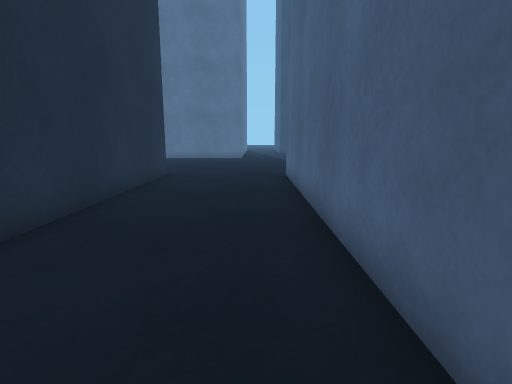
View 1 (above)

17 first-person views from a walk through a 3-D level made in the Unity game engine. The camera is 0.68 m above the floor, tilts 10° down and sees 80° across. Doors are open. The floor is counted in squares, 0.5 m on a side. Each view is taken from the middle of a square. On the plan, view 1 faces up. The plan holds only what a view shows up to about 14 squares ahead; the rest is blank. The place goes on beyond the plan.

View 2
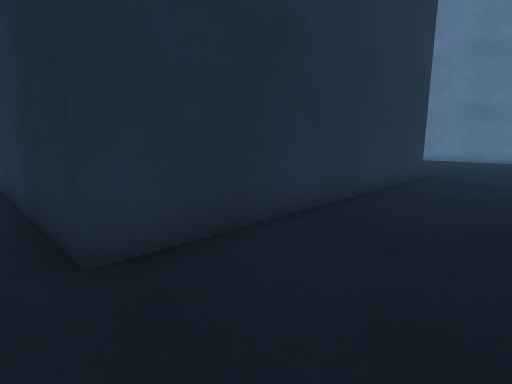

View 3
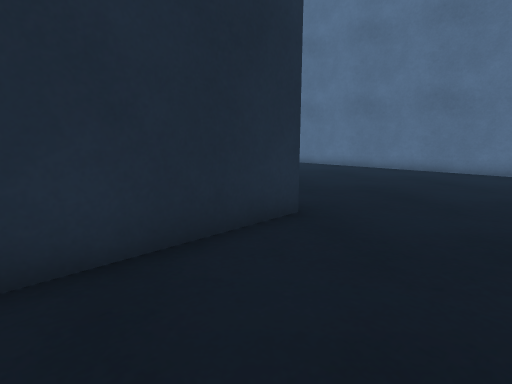

View 4
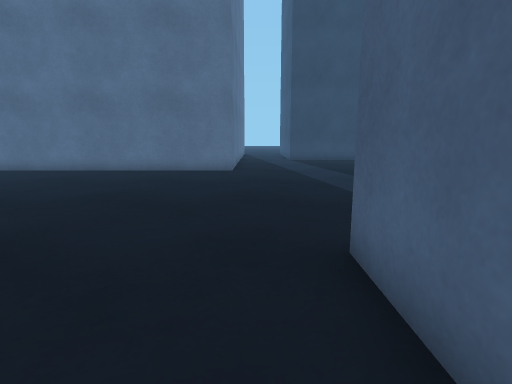

View 5
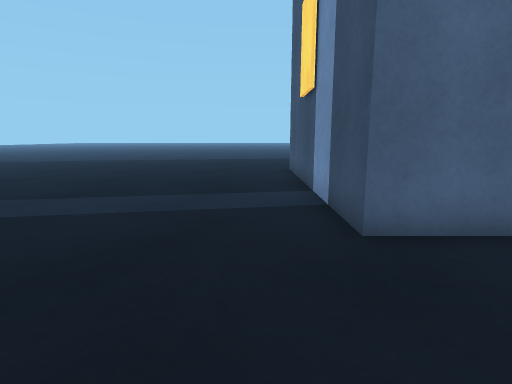

View 6
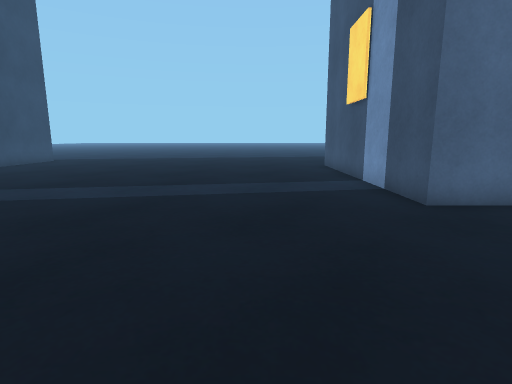

View 7
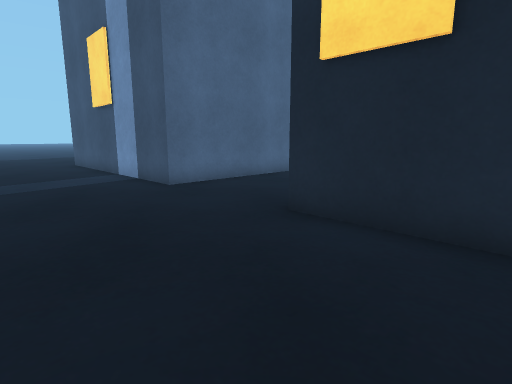

View 8
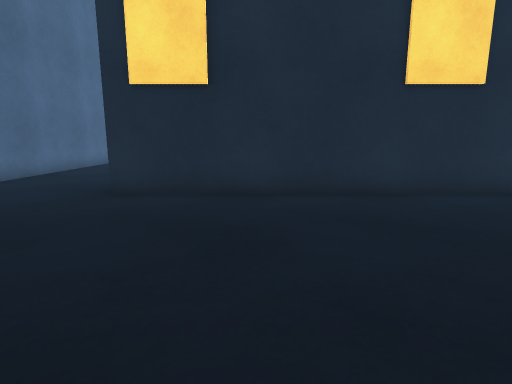

View 9
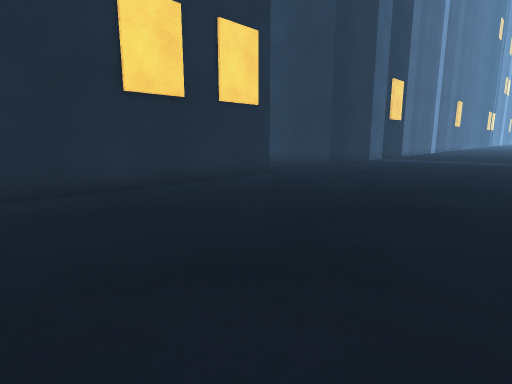

View 10
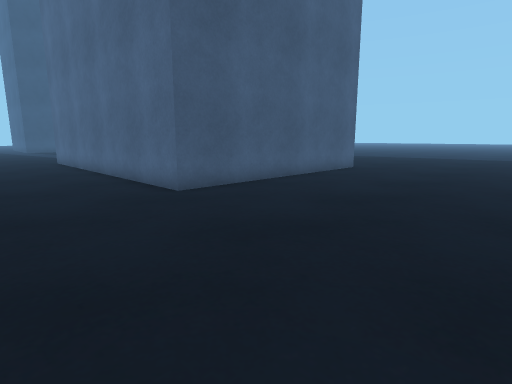

View 11
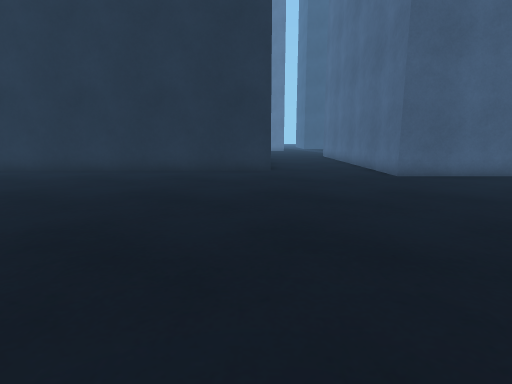

View 12
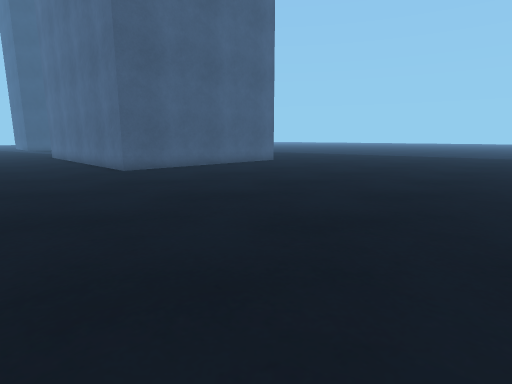

View 13
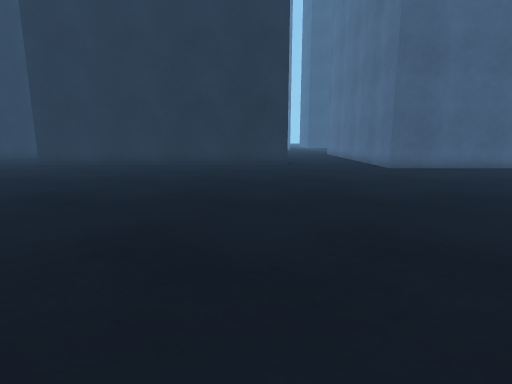

View 14
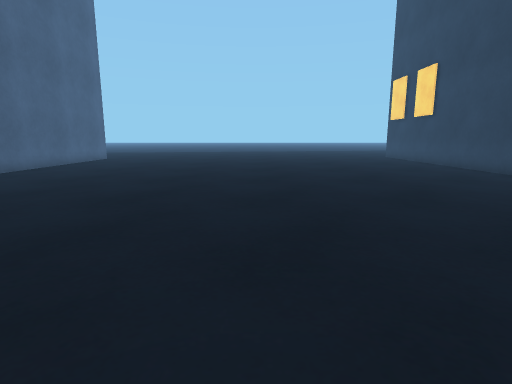

View 15
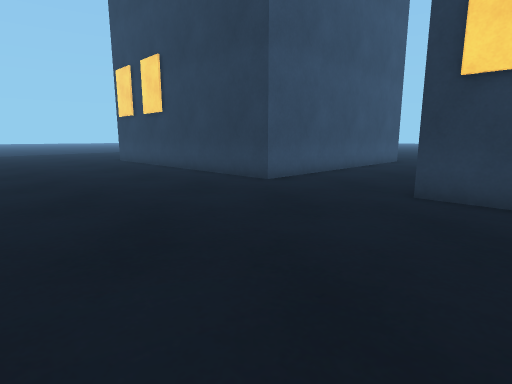

View 16
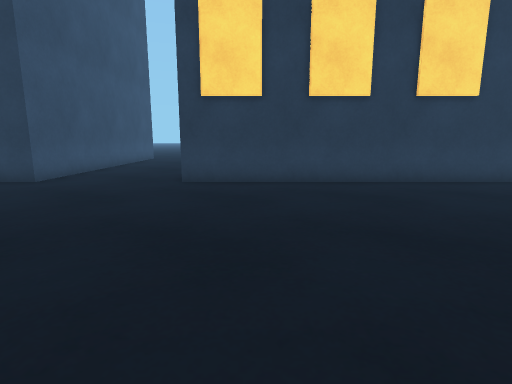

View 17
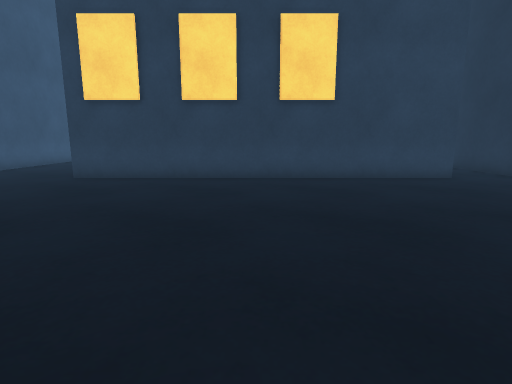

### Floor plan
Points are (right, up) in squares from view 1. A wall is a line through its corners. A room is listed if a view was taken in it or the views show most of it. See-through windows are left out.
Room 1 (views 1, 2, 3, 4, 5, 6, 7, 8, 9)
walls: (-16.4, 11.5) (-3.4, 11.5) (-3.4, 0.9) (-4.4, 0.9); (-1, 21.9) (-1, 21) (-11, 21); (1.1, -1) (1.1, 11.5) (6.5, 11.5)
ways out: opening at (-2.5, -0.8) to room 2
Room 2 (views 10, 11, 12, 13, 14, 15, 16, 17)
walls: (-4.4, 0.9) (-14.9, 0.9); (-17.9, -20.5) (-4.6, -20.5); (-0.1, -24.5) (-0.1, -20.5) (5.8, -20.5); (-20.3, -21) (-20.3, -24.4); (6.5, -1) (1.1, -1)
ways out: opening at (-2.5, -0.8) to room 1

Where each view was taken, in squares from view 1:
view 1: 0 up, 0 right, facing up
view 2: 0 up, 0 right, facing up-left
view 3: 7 up, 0 right, facing up-left
view 4: 8 up, 0 right, facing up
view 5: 13 up, 3 left, facing right
view 6: 15 up, 5 left, facing right
view 7: 16 up, 7 left, facing down-right
view 8: 19 up, 7 left, facing down
view 9: 20 up, 7 left, facing down-left
view 10: 8 down, 3 left, facing up-right
view 11: 12 down, 4 left, facing up
view 12: 14 down, 4 left, facing up-right
view 13: 15 down, 5 left, facing up
view 14: 11 down, 10 left, facing right
view 15: 13 down, 7 left, facing down-right
view 16: 11 down, 7 left, facing down
view 17: 10 down, 11 left, facing down
